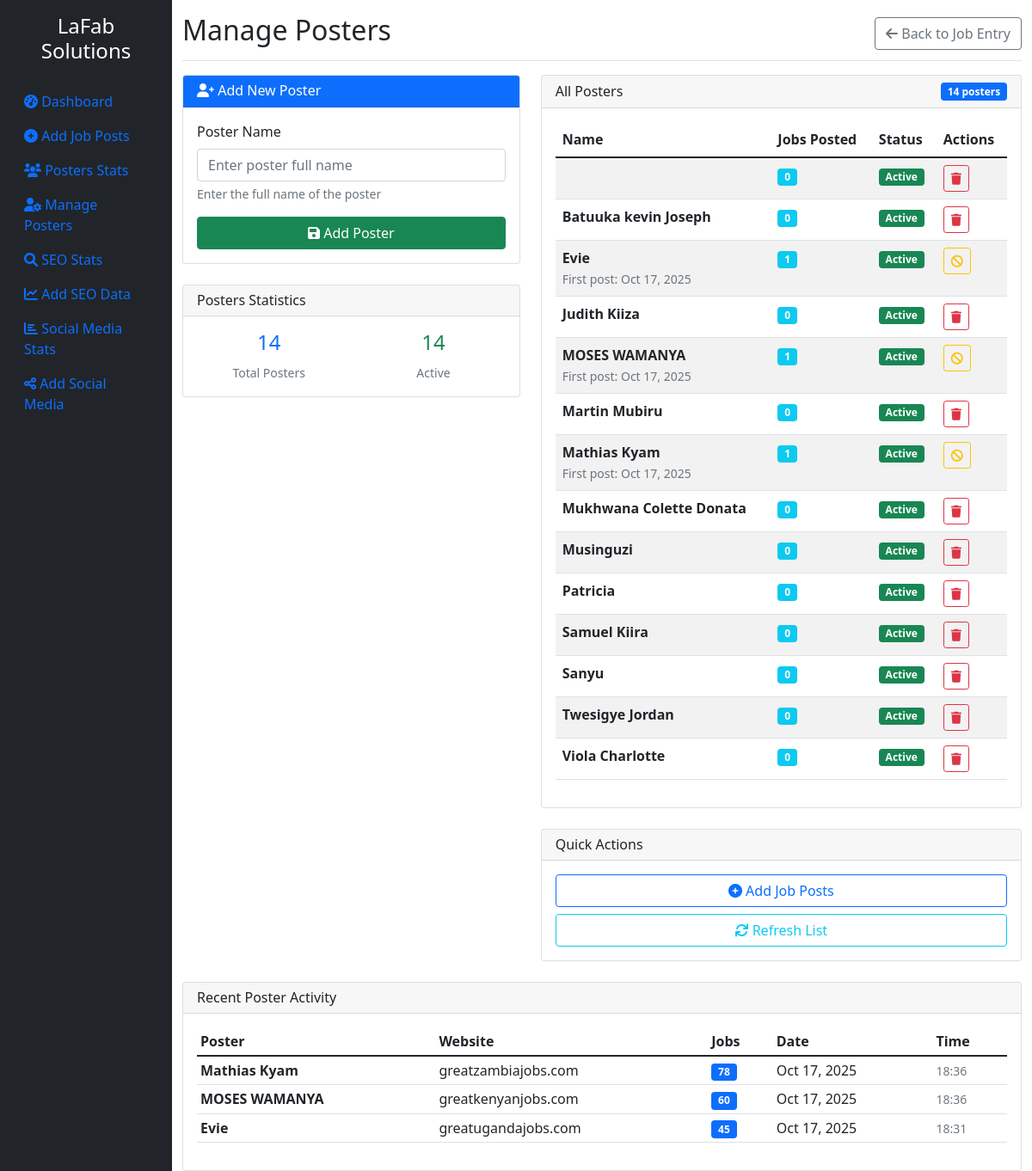
The app's page /pages/manage_posters.php with its own data.
### tables this page shows
CREATE TABLE posters (
        id INTEGER PRIMARY KEY AUTOINCREMENT,
        name TEXT NOT NULL UNIQUE,
        is_active INTEGER DEFAULT 1,
        created_at DATETIME DEFAULT CURRENT_TIMESTAMP
    );

CREATE TABLE job_postings (
        id INTEGER PRIMARY KEY AUTOINCREMENT,
        website TEXT NOT NULL,
        poster_name TEXT NOT NULL,
        job_count INTEGER NOT NULL,
        post_date DATE NOT NULL,
        created_at DATETIME DEFAULT CURRENT_TIMESTAMP
    );

### config.php (called while the page is built, shortened)
<?php
$db_file = __DIR__ . '/jobs_dashboard.db';
try {
    $db = new SQLite3($db_file);
    $db->enableExceptions(true);
} catch (Exception $e) {
    die("Database connection failed: " . $e->getMessage());
}
function db_fetch_all($sql, $params = []) {
    global $db;
    $stmt = $db->prepare($sql);
    $result = $stmt->execute();
    $rows = [];
    while ($row = $result->fetchArray(SQLITE3_ASSOC)) {
        $rows[] = $row;
    }
    return $rows;
}
function db_fetch_one($sql, $params = []) {
    global $db;
    $stmt = $db->prepare($sql);
    $index = 1;
    foreach ($params as $param) {
        $stmt->bindValue($index++, $param);
    }
    $result = $stmt->execute();
    return $result->fetchArray(SQLITE3_ASSOC);
}
?>

### pages/manage_posters.php (the view, shortened to what this page needs)
<?php
require_once '../config.php';
require_once '../includes/header.php';
require_once '../includes/sidebar.php';
$posters = db_fetch_all("
    SELECT p.*,
           (SELECT COUNT(*) FROM job_postings jp WHERE jp.poster_name = p.name) as job_count
    FROM posters p
    ORDER BY p.is_active DESC, p.name ASC
");
?>
<div class="col-md-9 col-lg-10 main-content">
    <div class="d-flex justify-content-between flex-wrap flex-md-nowrap align-items-center pt-3 pb-2 mb-3 border-bottom">
        <h1 class="h2">Manage Posters</h1>
        <button type="button" class="btn btn-outline-secondary" onclick="window.location.href='job_entry.php'">
            <i class="fas fa-arrow-left"></i> Back to Job Entry
        </button>
    </div>
    <div class="row">
        <div class="col-md-5">
            <div class="card">
                <div class="card-header bg-primary text-white">
                    <h6 class="mb-0"><i class="fas fa-user-plus"></i> Add New Poster</h6>
                </div>
                <div class="card-body">
                    <form method="POST">
                        <div class="mb-3">
                            <label class="form-label">Poster Name</label>
                            <input type="text" name="name" class="form-control" placeholder="Enter poster full name" required>
                            <div class="form-text">Enter the full name of the poster</div>
                        </div>
                        <button type="submit" class="btn btn-success w-100">
                            <i class="fas fa-save"></i> Add Poster
                        </button>
                    </form>
                </div>
            </div>
            <div class="card mt-4">
                <div class="card-header">
                    <h6 class="mb-0">Posters Statistics</h6>
                </div>
                <div class="card-body">
                    <?php
                    $total_posters = count($posters);
                    $active_posters = count(array_filter($posters, function($p) { return $p['is_active']; }));
                    ?>
                    <div class="row text-center">
                        <div class="col-6">
                            <h4 class="text-primary"><?php echo $total_posters; ?></h4>
                            <small class="text-muted">Total Posters</small>
                        </div>
                        <div class="col-6">
                            <h4 class="text-success"><?php echo $active_posters; ?></h4>
                            <small class="text-muted">Active</small>
                        </div>
                    </div>
                </div>
            </div>
        </div>
        <div class="col-md-7">
            <div class="card">
                <div class="card-header d-flex justify-content-between align-items-center">
                    <h6 class="mb-0">All Posters</h6>
                    <span class="badge bg-primary"><?php echo count($posters); ?> posters</span>
                </div>
                <div class="card-body">
                    <?php if (empty($posters)): ?>
                        <div class="text-center py-4">
                            <i class="fas fa-users fa-3x text-muted mb-3"></i>
                            <p class="text-muted">No posters found. Add your first poster using the form.</p>
                        </div>
                    <?php else: ?>
                        <div class="table-responsive">
                            <table class="table table-striped table-hover">
                                <thead>
                                    <tr>
                                        <th>Name</th>
                                        <th>Jobs Posted</th>
                                        <th>Status</th>
                                        <th>Actions</th>
                                    </tr>
                                </thead>
                                <tbody>
                                    <?php foreach ($posters as $poster): ?>
                                        <tr>
                                            <td>
                                                <strong><?php echo htmlspecialchars($poster['name']); ?></strong>
                                                <?php if ($poster['job_count'] > 0): ?>
                                                    <br>
                                                    <small class="text-muted">
                                                        First post: <?php
                                                        $first_post = db_fetch_one("SELECT MIN(post_date) as first_date FROM job_postings WHERE poster_name = ?", [$poster['name']]);
                                                        echo $first_post ? date('M j, Y', strtotime($first_post['first_date'])) : 'N/A';
                                                        ?>
                                                    </small>
                                                <?php endif; ?>
                                            </td>
                                            <td>
                                                <span class="badge bg-info"><?php echo $poster['job_count']; ?></span>
                                            </td>
                                            <td>
                                                <?php if ($poster['is_active']): ?>
                                                    <span class="badge bg-success">Active</span>
                                                <?php else: ?>
                                                    <span class="badge bg-secondary">Inactive</span>
                                                <?php endif; ?>
                                            </td>
                                            <td>
                                                <div class="btn-group btn-group-sm">
                                                    <?php if ($poster['job_count'] == 0): ?>
                                                        <a href="?delete=<?php echo $poster['id']; ?>"
                                                           class="btn btn-outline-danger"
                                                           title="Delete"
                                                           onclick="return confirm('Are you sure you want to delete <?php echo htmlspecialchars($poster['name']); ?>?')">
                                                            <i class="fas fa-trash"></i>
                                                        </a>
                                                    <?php else: ?>
                                                        <a href="?delete=<?php echo $poster['id']; ?>"
                                                           class="btn btn-outline-warning"
                                                           title="Mark Inactive"
                                                           onclick="return confirm('This poster has <?php echo $poster['job_count']; ?> job postings. Mark as inactive instead?')">
                                                            <i class="fas fa-ban"></i>
                                                        </a>
                                                    <?php endif; ?>
                                                </div>
                                            </td>
                                        </tr>
                                    <?php endforeach; ?>
                                </tbody>
                            </table>
                        </div>
                    <?php endif; ?>
                </div>
            </div>
            <div class="card mt-4">
                <div class="card-header">
                    <h6 class="mb-0">Quick Actions</h6>
                </div>
                <div class="card-body">
                    <div class="d-grid gap-2">
                        <a href="job_entry.php" class="btn btn-outline-primary">
                            <i class="fas fa-plus-circle"></i> Add Job Posts
                        </a>
                        <button type="button" class="btn btn-outline-info" onclick="window.location.reload()">
                            <i class="fas fa-sync"></i> Refresh List
                        </button>
                    </div>
                </div>
            </div>
        </div>
    </div>
    <div class="card mt-4">
        <div class="card-header">
            <h6 class="mb-0">Recent Poster Activity</h6>
        </div>
        <div class="card-body">
            <?php
            $recent_activity = db_fetch_all("
                SELECT jp.poster_name, jp.website, jp.job_count, jp.post_date, jp.created_at
                FROM job_postings jp
                ORDER BY jp.created_at DESC
                LIMIT 10
            ");
            ?>
            <?php if (empty($recent_activity)): ?>
                <p class="text-muted">No recent job posting activity.</p>
            <?php else: ?>
                <div class="table-responsive">
                    <table class="table table-sm">
                        <thead>
                            <tr>
                                <th>Poster</th>
                                <th>Website</th>
                                <th>Jobs</th>
                                <th>Date</th>
                                <th>Time</th>
                            </tr>
                        </thead>
                        <tbody>
                            <?php foreach ($recent_activity as $activity): ?>
                                <tr>
                                    <td><strong><?php echo htmlspecialchars($activity['poster_name']); ?></strong></td>
                                    <td><?php echo htmlspecialchars($activity['website']); ?></td>
                                    <td><span class="badge bg-primary"><?php echo $activity['job_count']; ?></span></td>
                                    <td><?php echo date('M j, Y', strtotime($activity['post_date'])); ?></td>
                                    <td><small class="text-muted"><?php echo date('H:i', strtotime($activity['created_at'])); ?></small></td>
                                </tr>
                            <?php endforeach; ?>
                        </tbody>
                    </table>
                </div>
            <?php endif; ?>
        </div>
    </div>
</div>
<?php require_once '../includes/footer.php'; ?>

### records on screen
posters: job_count "0", is_active "Active"
posters: name "Batuuka kevin Joseph", job_count "0", is_active "Active"
posters: name "Evie", first_date "Oct 17, 2025", job_count "1", is_active "Active"
posters: name "Judith Kiiza", job_count "0", is_active "Active"
posters: name "MOSES WAMANYA", first_date "Oct 17, 2025", job_count "1", is_active "Active"
posters: name "Martin Mubiru", job_count "0", is_active "Active"
posters: name "Mathias Kyam", first_date "Oct 17, 2025", job_count "1", is_active "Active"
posters: name "Mukhwana Colette Donata", job_count "0", is_active "Active"
posters: name "Musinguzi", job_count "0", is_active "Active"
posters: name "Patricia", job_count "0", is_active "Active"
posters: name "Samuel Kiira", job_count "0", is_active "Active"
posters: name "Sanyu", job_count "0", is_active "Active"
posters: name "Twesigye Jordan", job_count "0", is_active "Active"
posters: name "Viola Charlotte", job_count "0", is_active "Active"
job_postings: poster_name "Mathias Kyam", website "greatzambiajobs.com", job_count "78", post_date "Oct 17, 2025", created_at "18:36"
job_postings: poster_name "MOSES WAMANYA", website "greatkenyanjobs.com", job_count "60", post_date "Oct 17, 2025", created_at "18:36"
job_postings: poster_name "Evie", website "greatugandajobs.com", job_count "45", post_date "Oct 17, 2025", created_at "18:31"

### other values on screen
$item['text'] "Dashboard"
$item['text'] "Add Job Posts"
$item['text'] "Posters Stats"
$item['text'] "Manage Posters"
$item['text'] "SEO Stats"
$item['text'] "Add SEO Data"
$item['text'] "Social Media Stats"
$item['text'] "Add Social Media"
$total_posters "14"
$active_posters "14"
count($posters) "14"
